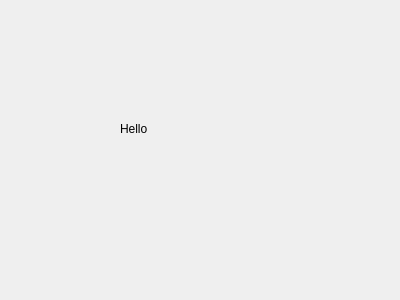
<?xml version="1.0" encoding="UTF-8"?>
<ui version="4.0">
 <class>SecondWindow</class>
 <widget class="QDialog" name="SecondWindow">
  <property name="geometry">
   <rect>
    <x>0</x>
    <y>0</y>
    <width>400</width>
    <height>300</height>
   </rect>
  </property>
  <property name="windowTitle">
   <string>Dialog</string>
  </property>
  <widget class="QLabel" name="label">
   <property name="geometry">
    <rect>
     <x>120</x>
     <y>120</y>
     <width>67</width>
     <height>17</height>
    </rect>
   </property>
   <property name="text">
    <string>Hello</string>
   </property>
  </widget>
 </widget>
 <resources/>
 <connections/>
</ui>
